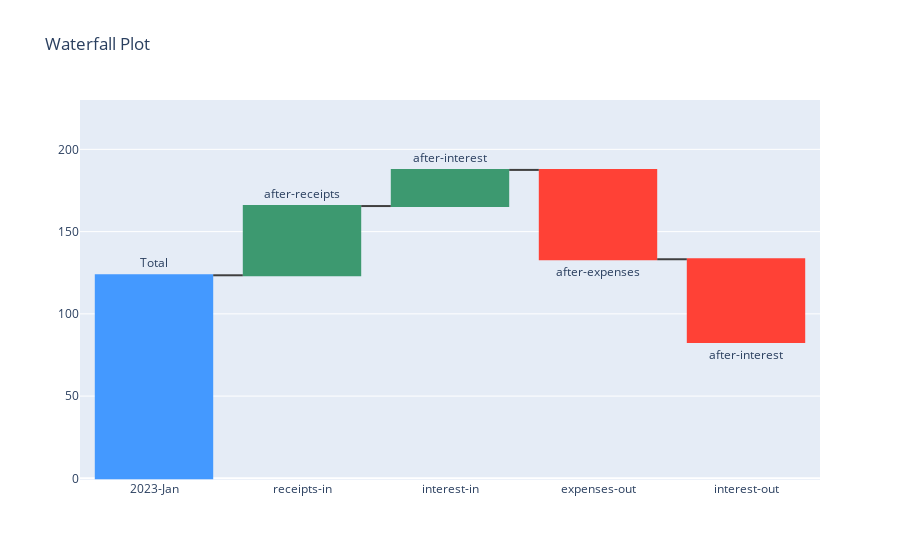

The notebook cell this image was saved under:
### Markdown cell above
**A waterfall chart shows a value after a sequence of inputs and outputs.**

### Code cell
import plotly.graph_objects as go

fig = go.Figure(go.Waterfall(
    name='This title is not displayed',
    orientation='v',
    measure=['absolute','relative','relative','relative','relative'],
    x=["2023-Jan", "receipts-in", "interest-in", "expenses-out", "interest-out", "2024-Jan"],
    textposition='outside',
    text=['Total','after-receipts','after-interest','after-expenses','after-interest'],
    y=[123.45,42.08,21.97,-54.31,-50.23],
    connector=dict(line=dict(color='rgb(63, 63, 63)'))
))

fig.update_layout(
    title='Waterfall Plot',
    showlegend=False
)
fig.update_yaxes(range=[-1,230])
fig.show()

### Figure 1 — Plotly figure (JSON) as saved in the notebook; plotly's stock layout.template omitted (floating-point values rounded to 4 significant figures)
{"data": [{"connector": {"line": {"color": "rgb(63, 63, 63)"}}, "measure": ["absolute", "relative", "relative", "relative", "relative"], "name": "This title is not displayed", "orientation": "v", "text": ["Total", "after-receipts", "after-interest", "after-expenses", "after-interest"], "textposition": "outside", "type": "waterfall", "x": ["2023-Jan", "receipts-in", "interest-in", "expenses-out", "interest-out", "2024-Jan"], "y": [123.5, 42.08, 21.97, -54.31, -50.23]}], "layout": {"showlegend": false, "title": {"text": "Waterfall Plot"}, "yaxis": {"range": [-1, 230]}}}
